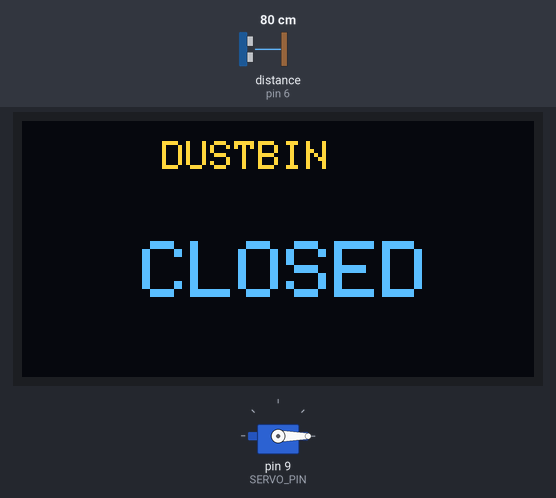
Bench run of a sketch on a simulated Arduino Uno, built with avr-gcc and run on an emulated ATmega328P. Shown: servo, 128×64 one-colour display. Wiring (inferred from the names in the program): ultrasonic range finder: trigger pin 7; echo pin 6. The test bench sets the inputs (shaded band); at power-on: distance to the obstacle (sensor on pin 6) 80 cm. The echo pulse lasts 58.3 µs per cm; the OLED is the two-colour kind (top 16 rows yellow).

Above: at 1.2 s.
1.3 s: distance to the obstacle (sensor on pin 6) set to 17 cm
2.8 s: distance to the obstacle (sensor on pin 6) set to 13 cm
At 3.6 s:
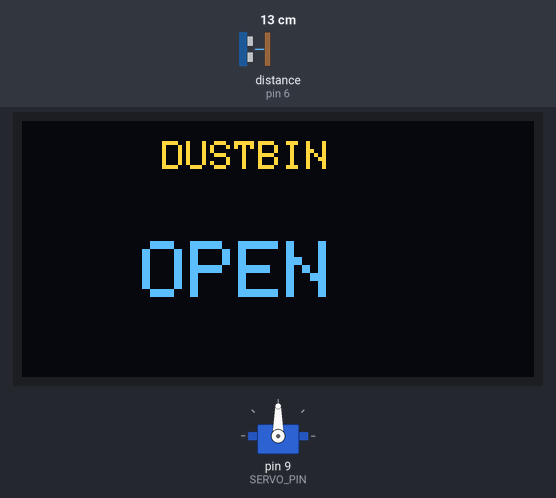
4.3 s: distance to the obstacle (sensor on pin 6) set to 18 cm
At 6.9 s:
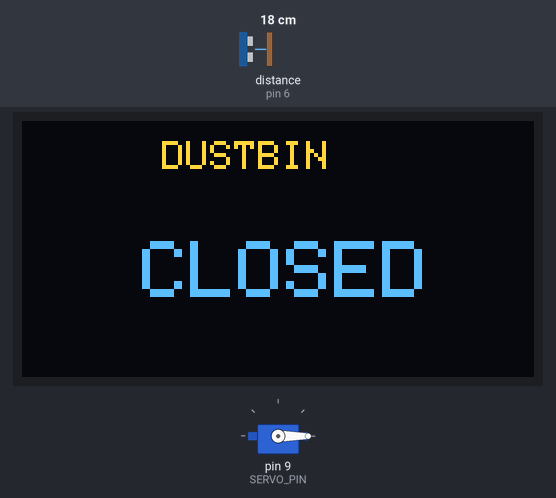
7.3 s: distance to the obstacle (sensor on pin 6) set to 2 cm
At 8.1 s:
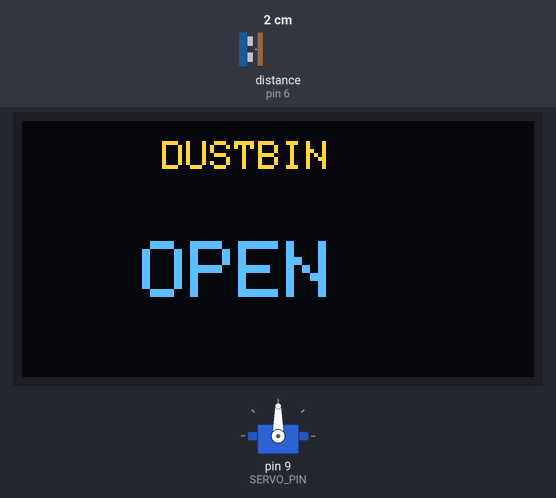
Timing chart, 0 to 9.9 s (numbered marks = the images above; inputs shaded):
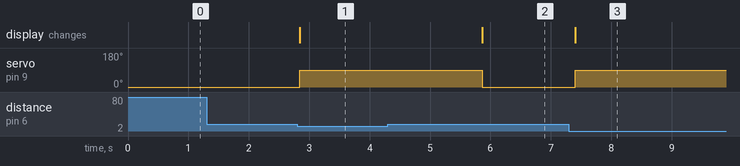

Measured:
- the behaviour switches between 16 and 15 cm on distance to the obstacle (sensor on pin 6) (found by bisection; images 0 and 1)
- after the input at 1.3 s, every drawn part: stays the same
- after the input at 2.8 s, servo on pin 9 (SERVO_PIN): 0° → 90° at once; the display: changes at once (image 1)
- after the input at 4.3 s, servo on pin 9 (SERVO_PIN): goes on until 5.9 s, then stays 0°
- after the input at 7.3 s, servo on pin 9 (SERVO_PIN): 0° → 90° after 0.10 s; the display: changes after 0.10 s (image 3)

The sketch:

28_smart_dustbin.ino
```cpp
/*
  Project 28: Smart Touchless Dustbin (Ultrasonic Sensor + SG90 Servo + OLED)
  IoT Project Kit - Arduino Uno

  Description:
  An automated, contactless waste bin system that opens its lid automatically
  when a hand or object approaches within 15 cm. Using an HC-SR04 ultrasonic
  sensor, the system calculates proximity in real-time. When an object is detected
  within range, an SG90 micro servo rotates 90 degrees to lift the lid, and the
  0.96" SSD1306 OLED screen updates to display "OPEN". After holding the lid open
  for 3 seconds, the servo returns to 0 degrees to close the lid, and the display
  resets to "CLOSED".

  Connections:
  - HC-SR04 VCC       -> 5V
  - HC-SR04 GND       -> GND
  - HC-SR04 TRIG      -> Digital Pin 7
  - HC-SR04 ECHO      -> Digital Pin 6
  - SG90 Servo Signal -> Digital Pin 9 (PWM)
  - SG90 Servo Power  -> 5V
  - SG90 Servo Ground -> GND
  - OLED VCC          -> 5V
  - OLED GND          -> GND
  - OLED SDA          -> Analog Pin A4
  - OLED SCL          -> Analog Pin A5

  Required Libraries:
  - Servo (built-in)
  - Adafruit_GFX
  - Adafruit_SSD1306
  - Wire (built-in)
*/

#include <Wire.h>
#include <Servo.h>
#include <Adafruit_GFX.h>
#include <Adafruit_SSD1306.h>

#define TRIG_PIN 7
#define ECHO_PIN 6
#define SERVO_PIN 9

#define SCREEN_WIDTH 128
#define SCREEN_HEIGHT 64
#define OLED_RESET -1

Servo lidServo;

Adafruit_SSD1306 display(
  SCREEN_WIDTH, SCREEN_HEIGHT,
  &Wire, OLED_RESET
);

void showMessage(const char* message) {
  display.clearDisplay();

  display.setTextSize(1);
  display.setCursor(35, 5);
  display.println("DUSTBIN");

  display.setTextSize(2);
  display.setCursor(30, 30);
  display.println(message);

  display.display();
}

long getDistance() {
  digitalWrite(TRIG_PIN, LOW);
  delayMicroseconds(2);

  digitalWrite(TRIG_PIN, HIGH);
  delayMicroseconds(10);
  digitalWrite(TRIG_PIN, LOW);

  long duration = pulseIn(ECHO_PIN, HIGH, 30000);

  return duration * 0.0343 / 2;
}

void setup() {
  pinMode(TRIG_PIN, OUTPUT);
  pinMode(ECHO_PIN, INPUT);

  lidServo.attach(SERVO_PIN);
  lidServo.write(0);

  display.begin(SSD1306_SWITCHCAPVCC, 0x3C);
  display.setTextColor(SSD1306_WHITE);

  showMessage("CLOSED");
}

void loop() {

  long distance = getDistance();

  if (distance > 0 && distance <= 15) {

    lidServo.write(90);
    showMessage("OPEN");

    delay(3000);

    lidServo.write(0);
    showMessage("CLOSED");

    delay(500);

  } else {

    lidServo.write(0);
    showMessage("CLOSED");
  }

  delay(100);
}
```
